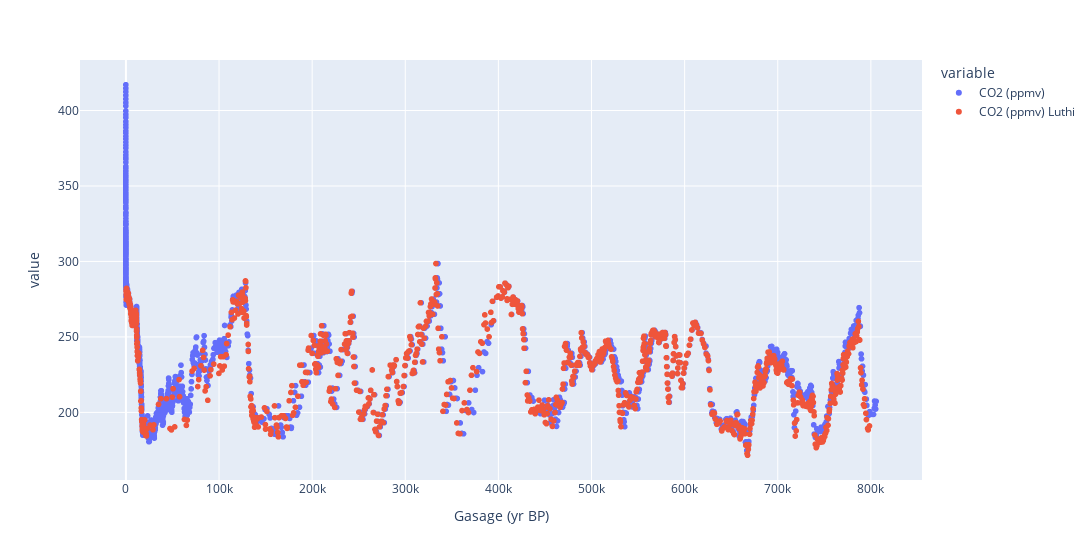

Write notebook code for a chart like this one.
### Code cell
px.scatter(df_co2_all.sort_values('year', ascending=True), 
        x='Gasage (yr BP) ', 
        y=['CO2 (ppmv)', 'CO2 (ppmv) Luthi'], 
        width=1200,
        )

### Figure 1 — Plotly figure (JSON) as saved in the notebook; plotly's stock layout.template omitted (floating-point values rounded to 4 significant figures; data arrays with more than 128 entries replaced by an {"elided": "..."} marker saying what was removed)
{"data": [{"hovertemplate": "variable=CO2 (ppmv)<br>Gasage (yr BP) =%{x}<br>value=%{y}<extra></extra>", "legendgroup": "CO2 (ppmv)", "marker": {"color": "#636efa", "symbol": "circle"}, "mode": "markers", "name": "CO2 (ppmv)", "showlegend": true, "type": "scattergl", "x": {"elided": "3041 float values"}, "xaxis": "x", "y": {"elided": "3041 float values"}, "yaxis": "y"}, {"hovertemplate": "variable=CO2 (ppmv) Luthi<br>Gasage (yr BP) =%{x}<br>value=%{y}<extra></extra>", "legendgroup": "CO2 (ppmv) Luthi", "marker": {"color": "#EF553B", "symbol": "circle"}, "mode": "markers", "name": "CO2 (ppmv) Luthi", "showlegend": true, "type": "scattergl", "x": {"elided": "3041 float values"}, "xaxis": "x", "y": {"elided": "3041 float values"}, "yaxis": "y"}], "layout": {"legend": {"title": {"text": "variable"}, "tracegroupgap": 0}, "margin": {"t": 60}, "width": 1200, "xaxis": {"anchor": "y", "domain": [0, 1], "title": {"text": "Gasage (yr BP) "}}, "yaxis": {"anchor": "x", "domain": [0, 1], "title": {"text": "value"}}}}
